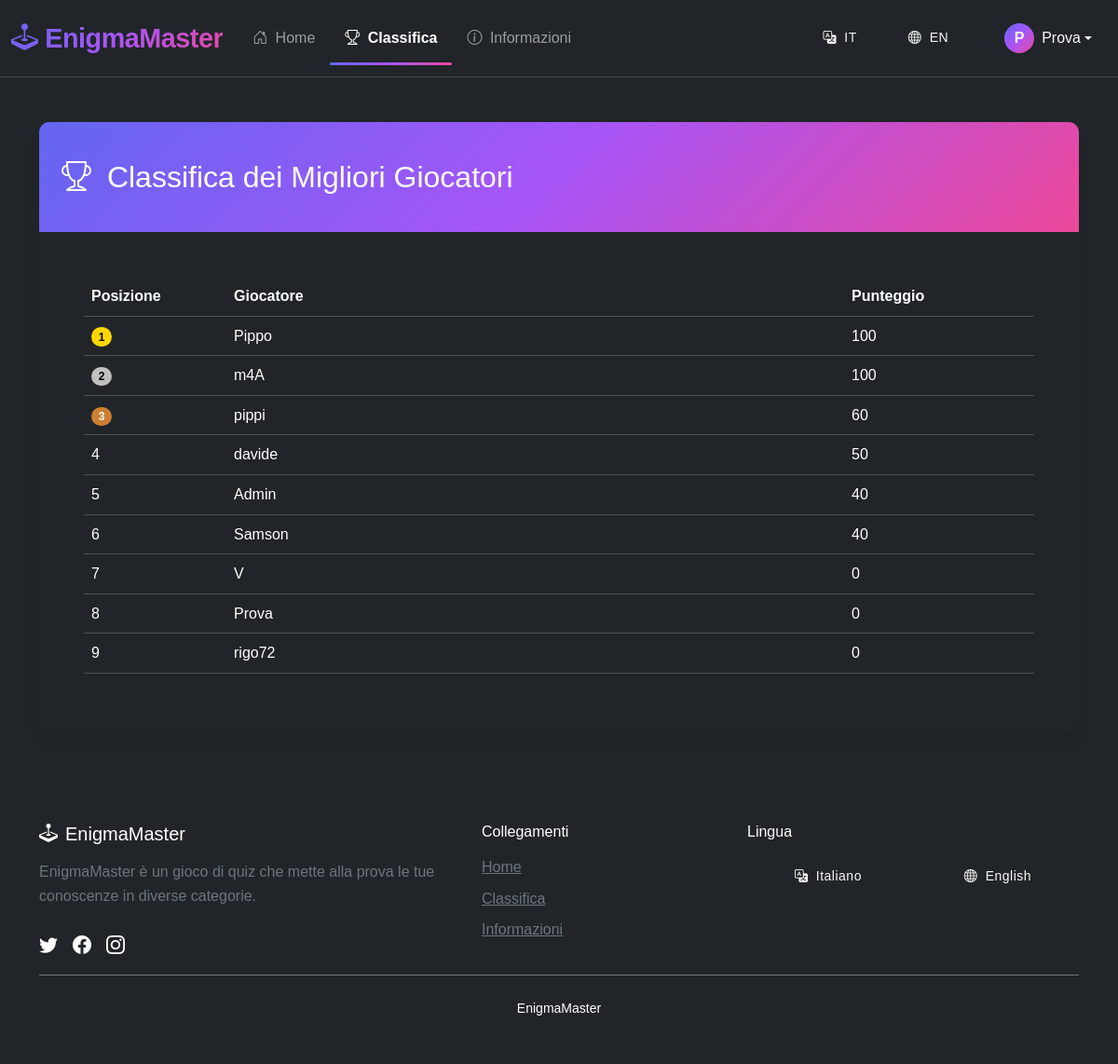
The page /leaderboard.php (signed in) on the database its author committed.
### tables this page shows
CREATE TABLE utenti (
    id INT AUTO_INCREMENT PRIMARY KEY,
    nome VARCHAR(100) NOT NULL,
    email VARCHAR(150) UNIQUE NOT NULL,
    password VARCHAR(255) NOT NULL,
    is_admin BOOLEAN DEFAULT FALSE,
    data_reg TIMESTAMP DEFAULT CURRENT_TIMESTAMP
);

### leaderboard.php (the view, shortened to what this page needs)
<?php
$language = isset($_SESSION['lang']) ? $_SESSION['lang'] : 'it';
include 'config.php';
$query = "
    SELECT u.nome, COALESCE(l.punteggio, 0) AS punteggio
    FROM utenti u
    LEFT JOIN leaderboard l ON u.id = l.utente_id
    ORDER BY punteggio DESC
    LIMIT 50
";
$result = mysqli_query($conn, $query);
?>
<!DOCTYPE html>
<html lang="<?= $language ?>" data-bs-theme="dark">
<head>
    <link href="https://cdn.jsdelivr.net/npm/bootstrap@5.3.2/dist/css/bootstrap.min.css" rel="stylesheet">
    <link rel="stylesheet" href="https://cdn.jsdelivr.net/npm/bootstrap-icons@1.11.1/font/bootstrap-icons.css">
    <link rel="stylesheet" href="./css/style.css">
</head>
<body class="d-flex flex-column min-vh-100 bg-dark text-light">
    <?php include 'components/navbar.php'; ?>
    <main class="flex-grow-1 py-5">
        <div class="container">
            <div class="card bg-dark border-primary shadow-lg">
                <div class="card-header bg-primary text-white">
                    <h2 class="mb-0">
                        <i class="bi bi-trophy me-2"></i>
                        <?= $lang['leaderboard_title'] ?>
                    </h2>
                </div>
                <div class="card-body">
                    <div class="table-responsive">
                        <table class="table table-dark table-hover align-middle">
                            <thead>
                                <tr>
                                    <th width="15%"><?= $lang['position'] ?></th>
                                    <th><?= $lang['player'] ?></th>
                                    <th width="20%"><?= $lang['score'] ?></th>
                                </tr>
                            </thead>
                            <tbody>
                                <?php
                                $posizione = 1;
                                if (mysqli_num_rows($result) > 0):
                                    while ($row = mysqli_fetch_assoc($result)):
                                        $highlight = isset($_SESSION['utente_id']) && $row['nome'] === $_SESSION['nome'] ? 'bg-primary bg-opacity-25' : '';
                                ?>
                                    <tr class="<?= $highlight ?>">
                                        <td>
                                            <?php if ($posizione <= 3): ?>
                                                <span class="badge bg-<?=
                                                    $posizione === 1 ? 'gold' :
                                                    ($posizione === 2 ? 'silver' : 'bronze')
                                                ?> me-2">
                                                    <?= $posizione ?>
                                                </span>
                                            <?php else: ?>
                                                <?= $posizione ?>
                                            <?php endif; ?>
                                        </td>
                                        <td><?= htmlspecialchars($row['nome']) ?></td>
                                        <td><?= $row['punteggio'] ?></td>
                                    </tr>
                                <?php
                                        $posizione++;
                                    endwhile;
                                else:
                                ?>
                                    <tr>
                                        <td colspan="3" class="text-center py-4"><?= $lang['no_data_available'] ?></td>
                                    </tr>
                                <?php endif; ?>
                            </tbody>
                        </table>
                    </div>
                </div>
            </div>
        </div>
    </main>
    <?php include 'components/footer.php'; ?>
</body>
</html>

### css/style.css (style rules this page uses)
:root { --bs-primary: #6366f1; --bs-primary-rgb: 99, 102, 241; --bs-primary-hover: #4f46e5; --bs-secondary: #94a3b8; --bs-dark: #1e293b; --bs-light: #f8fafc; --bs-gradient: linear-gradient(135deg, #6366f1 0%, #a855f7 50%, #ec4899 100%); --bs-glass-bg: rgba(255, 255, 255, 0.85); --bs-glass-border: rgba(255, 255, 255, 0.18); --bs-border-radius: 12px; --bs-border-radius-lg: 16px; --bs-border-radius-sm: 8px; --bs-box-shadow: 0 4px 6px -1px rgba(0,0,0,0.1); --bs-box-shadow-lg: 0 10px 15px -3px rgba(0,0,0,0.1); }
body { font-family: 'Poppins', sans-serif; background-color: var(--bs-light); color: var(--bs-dark); min-height: 100vh; display: flex; flex-direction: column; line-height: 1.6; }
.card { --bs-card-border-radius: var(--bs-border-radius-lg); --bs-card-border-width: 0; --bs-card-box-shadow: var(--bs-box-shadow-lg); --bs-card-cap-padding-y: 2.5rem; --bs-card-cap-padding-x: 1.5rem; --bs-card-spacer-y: 3rem; --bs-card-spacer-x: 3rem; transition: transform 0.3s ease, box-shadow 0.3s ease; }
.card-header { background: var(--bs-gradient) !important; color: white !important; border-bottom: none !important; }
.bg-gold { background-color: gold; color: black; }
.bg-silver { background-color: silver; color: black; }
.bg-bronze { background-color: #cd7f32; color: white; }

### rows shown on the page
utenti: nome "Pippo", punteggio "100"
utenti: nome "m4A", punteggio "100"
utenti: nome "pippi", punteggio "60"
utenti: nome "davide", punteggio "50"
utenti: nome "Admin", punteggio "40"
utenti: nome "Samson", punteggio "40"
utenti: nome "V", punteggio "0"
utenti: nome "Prova", punteggio "0"
utenti: nome "rigo72", punteggio "0"

### other values the page prints
$lang['home'] "Home"
$lang['leaderboard'] "Classifica"
$lang['information'] "Informazioni"
substr(htmlspecialchars($_SESSION['nome']), 0, 1) "P"
$_SESSION['nome'] "Prova"
$lang['leaderboard_title'] "Classifica dei Migliori Giocatori"
$lang['position'] "Posizione"
$lang['player'] "Giocatore"
$lang['score'] "Punteggio"
$lang['game_description'] "EnigmaMaster è un gioco di quiz che mette alla prova le tue conoscenze in diverse categorie."
$lang['links'] "Collegamenti"
$lang['language'] "Lingua"
